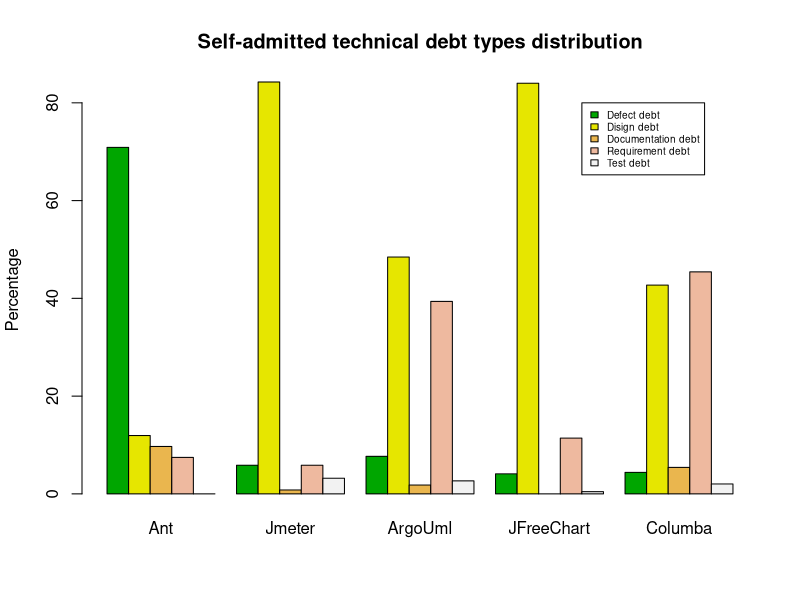
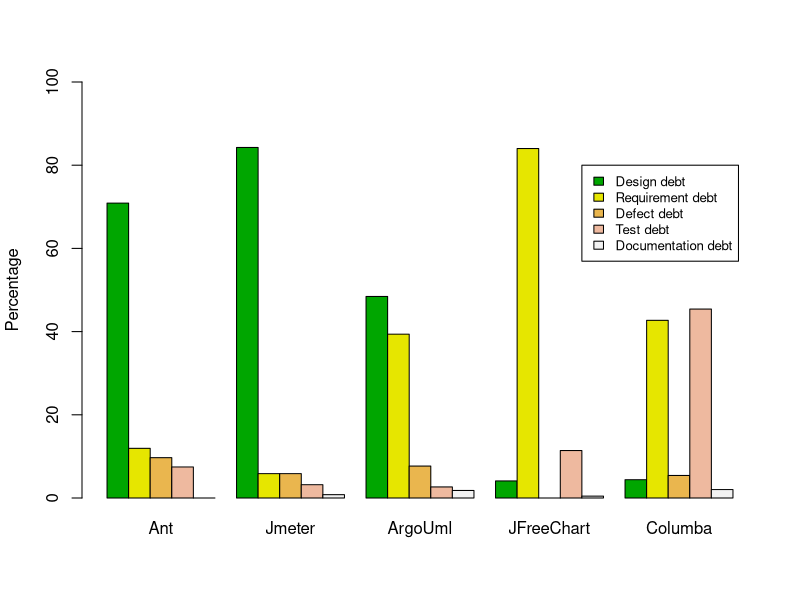

Reproduce these figures in R, in order.

mydata <- data.frame(Ant=c(70.89,11.94,9.7,7.46,0), Jmeter=c(5.86,84.26,0.8,5.86,3.2), ArgoUml=c(7.68,48.45,1.81,39.38,2.66), JFreeChart=c(4.10,84.01,0,11.41,0.45), Columba=c(4.40,42.71,5.42,45.42,2.03))
barplot(as.matrix(mydata), main="Self-admitted technical debt types distribution", ylab="Percentage", beside=TRUE, col=terrain.colors(5))
legend(23, 80, c("Defect debt","Disign debt","Documentation debt","Requirement debt","Test debt"), cex=0.6, fill=terrain.colors(5))

mydata <- data.frame(Ant=c(70.89,11.94,9.7,7.46,0), Jmeter=c(84.26,5.86,5.86,3.2,0.8), ArgoUml=c(48.45,39.38,7.68,2.66,1.81), JFreeChart=c(4.10,84.01,0,11.41,0.45), Columba=c(4.40,42.71,5.42,45.42,2.03))
barplot(as.matrix(mydata),  ylab="Percentage",  ylim=c(0, 100), beside=TRUE, col=terrain.colors(5))
legend(23, 80, c("Design debt", "Requirement debt", "Defect debt","Test debt", "Documentation debt"), cex=0.8, fill=terrain.colors(5))
